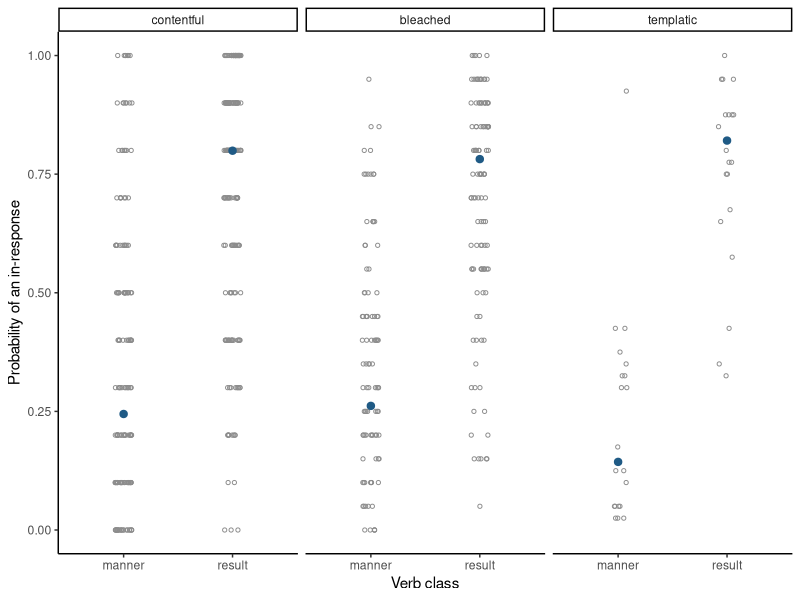
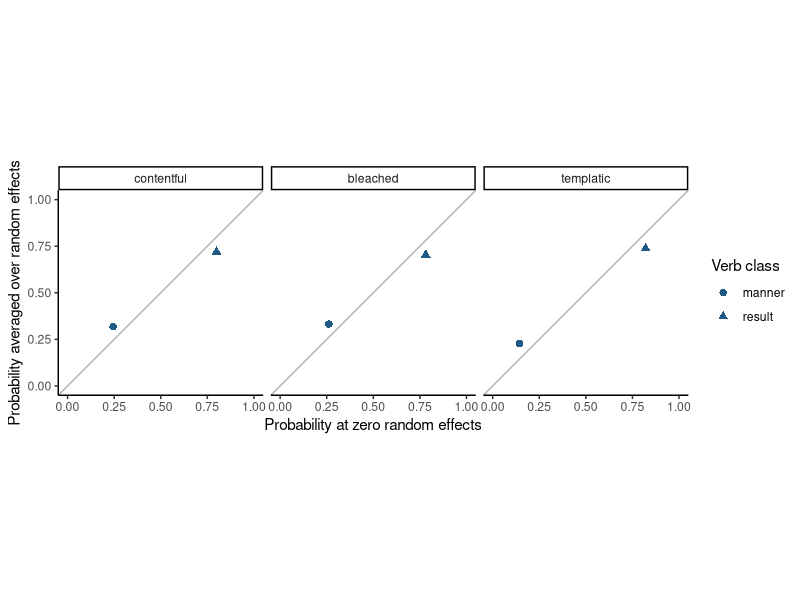

Write R code to recreate these figures, in order.
## ---- chunk 1
#| label: fit-supertelicity-glmm
library(lme4)
library(ggplot2)

supertelicity <- read.csv("data/supertelicity/supertelicity-cloze.csv")
supertelicity$participant_id <- factor(supertelicity$participant_id)
supertelicity$verb <- factor(supertelicity$verb)
supertelicity$sentence_id <- factor(supertelicity$sentence_id)
supertelicity$verb_type <- factor(
  supertelicity$verb_type,
  levels = c("manner", "result")
)
supertelicity$contentfulness <- factor(
  supertelicity$contentfulness,
  levels = c("contentful", "bleached", "templatic")
)

contrasts(supertelicity$verb_type) <- contr.sum(2)
contrasts(supertelicity$contentfulness) <- contr.sum(3)

fit <- glmer(
  prep_in ~ verb_type * contentfulness +
    (1 | participant_id) +
    (1 | verb) +
    (1 | sentence_id),
  data = supertelicity,
  family = binomial(link = "logit"),
  nAGQ = 1L,
  control = glmerControl(
    optimizer = "bobyqa",
    optCtrl = list(maxfun = 200000L)
  )
)

data_summary <- c(
  trials = nrow(supertelicity),
  participant_identifiers = nlevels(supertelicity$participant_id),
  verbs = nlevels(supertelicity$verb),
  sentences = nlevels(supertelicity$sentence_id),
  in_responses = sum(supertelicity$prep_in),
  for_responses = sum(1L - supertelicity$prep_in)
)
data_summary
## ---- chunk 2
#| label: supertelicity-glmm-observation-and-repetition
#| echo: true
supertelicity[1L, c("participant_id", "verb", "sentence_id", "verb_type",
                    "contentfulness", "preposition", "prep_in")]
c(participant_repetitions = max(table(supertelicity$participant_id)),
  verb_repetitions = max(table(supertelicity$verb)),
  sentence_repetitions = max(table(supertelicity$sentence_id)))
## ---- chunk 3
#| label: plot-supertelicity-glmm
sentence_proportions <- aggregate(
  prep_in ~ verb_type + contentfulness + sentence_id,
  data = supertelicity,
  FUN = mean
)

prediction_grid <- expand.grid(
  verb_type = factor(
    c("manner", "result"),
    levels = levels(supertelicity$verb_type)
  ),
  contentfulness = factor(
    c("contentful", "bleached", "templatic"),
    levels = levels(supertelicity$contentfulness)
  )
)
prediction_grid$conditional_probability <- predict(
  fit,
  newdata = prediction_grid,
  type = "response",
  re.form = NA
)

ggplot(
  sentence_proportions,
  aes(x = verb_type, y = prep_in)
) +
  geom_jitter(
    width = 0.08,
    height = 0,
    shape = 1,
    size = 1.1,
    color = "grey55"
  ) +
  geom_point(
    data = prediction_grid,
    aes(y = conditional_probability),
    color = "#1F5A85",
    size = 2.2
  ) +
  facet_wrap(~contentfulness) +
  scale_y_continuous(limits = c(0, 1)) +
  labs(x = "Verb class", y = "Probability of an in-response") +
  theme_classic()
## ---- chunk 4
#| label: supertelicity-verb-contrast
result_minus_manner_log_odds <- -2 * fixef(fit)[["verb_type1"]]
c(
  result_minus_manner_log_odds = result_minus_manner_log_odds,
  result_minus_manner_odds_ratio = exp(result_minus_manner_log_odds)
)
## ---- chunk 5
#| label: plot-supertelicity-marginal
variance_components <- as.data.frame(VarCorr(fit))
total_random_variance <- sum(
  variance_components$vcov[is.na(variance_components$var2)]
)
population_location <- predict(
  fit,
  newdata = prediction_grid,
  type = "link",
  re.form = NA
)

prediction_grid$marginal_probability <- vapply(
  population_location,
  function(eta) {
    integrate(
      function(b) {
        plogis(eta + b) *
          dnorm(b, sd = sqrt(total_random_variance))
      },
      lower = -Inf,
      upper = Inf,
      rel.tol = 1e-10
    )$value
  },
  numeric(1)
)

prediction_grid[1L, c("verb_type", "contentfulness",
                       "conditional_probability", "marginal_probability")]

ggplot(
  prediction_grid,
  aes(
    x = conditional_probability,
    y = marginal_probability,
    shape = verb_type
  )
) +
  geom_abline(slope = 1, intercept = 0, color = "grey70") +
  geom_point(color = "#1F5A85", size = 2.2) +
  facet_wrap(~contentfulness) +
  coord_equal(xlim = c(0, 1), ylim = c(0, 1)) +
  labs(
    x = "Probability at zero random effects",
    y = "Probability averaged over random effects",
    shape = "Verb class"
  ) +
  theme_classic()
